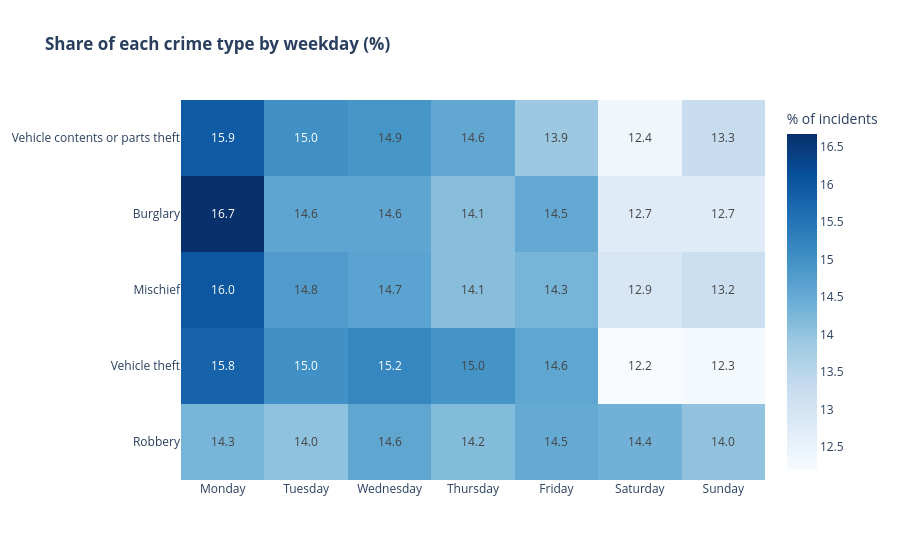

Notebook code for this chart:
### Markdown cell above
## 4. When do crimes happen?
For each crime type, the share of its incidents falling on each weekday shows which ones are tied to the working week and which to the weekend.

### Code cell
week = full.pivot_table(index="CATEGORY", columns="WEEKDAY", values="DATE",
                        aggfunc="count", observed=False)[WEEKDAYS]
week = week.div(week.sum(axis=1), axis=0).mul(100).loc[MAIN_CATEGORIES]

fig = px.imshow(week, text_auto=".1f", aspect="auto", color_continuous_scale="Blues",
                labels=dict(x="", y="", color="% of incidents"),
                title="<b>Share of each crime type by weekday (%)</b>")
fig.show()

### Figure 1 — Plotly figure (JSON) as saved in the notebook; plotly's stock layout.template omitted (floating-point values rounded to 4 significant figures)
{"data": [{"coloraxis": "coloraxis", "hovertemplate": "x: %{x}<br>y: %{y}<br>% of incidents: %{z}<extra></extra>", "name": "0", "texttemplate": "%{z:.1f}", "type": "heatmap", "x": ["Monday", "Tuesday", "Wednesday", "Thursday", "Friday", "Saturday", "Sunday"], "xaxis": "x", "y": ["Vehicle contents or parts theft", "Burglary", "Mischief", "Vehicle theft", "Robbery"], "yaxis": "y", "z": [[15.93, 15.02, 14.92, 14.57, 13.89, 12.38, 13.29], [16.68, 14.62, 14.6, 14.11, 14.54, 12.73, 12.72], [16.01, 14.81, 14.66, 14.11, 14.31, 12.93, 13.17], [15.8, 15.0, 15.19, 14.96, 14.59, 12.19, 12.26], [14.28, 14.04, 14.59, 14.17, 14.52, 14.37, 14.02]]}], "layout": {"coloraxis": {"autocolorscale": false, "colorbar": {"title": {"text": "% of incidents"}}, "colorscale": [[0, "rgb(247,251,255)"], [0.125, "rgb(222,235,247)"], [0.25, "rgb(198,219,239)"], [0.375, "rgb(158,202,225)"], [0.5, "rgb(107,174,214)"], [0.625, "rgb(66,146,198)"], [0.75, "rgb(33,113,181)"], [0.875, "rgb(8,81,156)"], [1, "rgb(8,48,107)"]]}, "title": {"text": "<b>Share of each crime type by weekday (%)</b>"}, "xaxis": {"anchor": "y", "domain": [0, 1]}, "yaxis": {"anchor": "x", "autorange": "reversed", "domain": [0, 1]}}}
